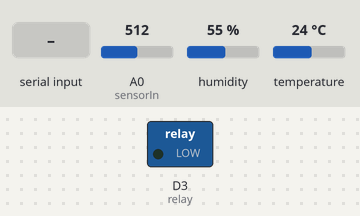
This sketch was run on a simulated Arduino Uno R4 WiFi. Shown: switched loads named in the sketch (green lamp = pin HIGH). Inputs (shaded band) come from the test bench; at power-on: A0 (sensorIn) = 512, humidity 55 %, temperature 24 °C. WiFi joins after 1.5 s; servers stay silent unless stated; what the sketch prints to the serial monitor is not drawn.

Above: at 7.7 s.
7.8 s: "off\n" received over Serial
At 9.8 s:
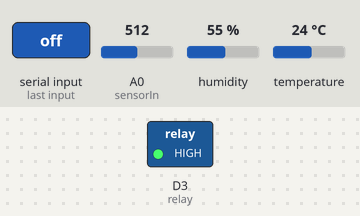
10.1 s: "on\n" received over Serial
At 12.1 s:
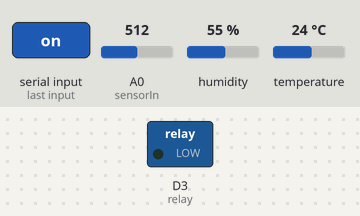
Timing chart, 0 to 13.6 s (numbered marks = the images above; inputs shaded):
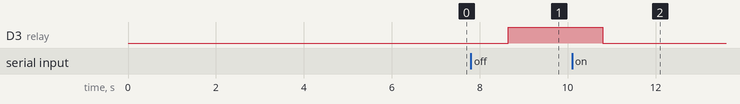

The sketch:

device.ino
```cpp
#include <WiFiS3.h>
#include <WiFiSSLClient.h>
#include <DHT11.h>

DHT11 dht(A1);

byte mac[6];

char ssid[] = "와이파이 이름";
char pass[] = "비밀번호";

// 1. 서버 주소
char server[] = "onem2m.iotcoss.ac.kr";
int port = 443;

// 2. oneM2M 리소스 이름
String cse = "Mobius";
String ae = "ae_nexcode";

// 3. 인증 헤더
String apiKey = "[MOBIUS_API_KEY]";
String lectureId = "[LECTURE_ID]";
String creatorId = "[CREATOR_ID]";
String origin = "SOrigin_nexcode";

WiFiSSLClient client;

const int sensorIn = A0;
const int relay = 3;
int mVperAmp = 450; // use 100 for 20A Module and 66 for 30A Module
double Voltage = 0;
double VRMS = 0;
double AmpsRMS = 0;

void setup(){
    Serial.begin(115200);
    pinMode(relay, OUTPUT);
    digitalWrite(relay, LOW);

    if(WiFi.status() == WL_NO_MODULE) {
        Serial.println("WiFi Module Fail");
        while(true);
    }

    WiFi.macAddress(mac);

    Serial.print("Connecting to WiFi");
    while (WiFi.status() != WL_CONNECTED) {
        WiFi.begin(ssid, pass);
        Serial.print(".");
        delay(5000);
    }
    Serial.println("\nConnected!");
    printWifiStatus();
}

void loop(){
    if(Serial.available()) {
        String data = Serial.readStringUntil('\n');
        data.trim();

        if(data == "off") {
            digitalWrite(relay, HIGH);
        }
        else if(data == "on") {
            digitalWrite(relay, LOW);
        }
    }

    float t, h;
    t = dht.readTemperature();
    h = dht.readHumidity();

    Voltage = getVPP();
    VRMS = (Voltage/2.0) *0.707;
    AmpsRMS = ((VRMS * 1000)/mVperAmp) - 0.03;

    if (AmpsRMS < 0) {
        AmpsRMS = -AmpsRMS;
    }

    Serial.print(AmpsRMS, 3);
    Serial.print(" Amps RMS / ");
    Serial.print(AmpsRMS*220);
    Serial.print("W / ");
    Serial.print("T: ");
    Serial.print(t);
    Serial.print(" H: ");
    Serial.println(h);

    sendData(String(t), "temp");
    sendData(String(h), "humi");
    sendData(String(AmpsRMS), "energy");
}

float getVPP()
{
    float result;

    int readValue;             //value read from the sensor
    int maxValue = 0;          // store max value here

    int minValue = 1024;          // store min value here

    uint32_t start_time = millis();
    while((millis()-start_time) < 500) //sample for 1 Sec
    {
        readValue = analogRead(sensorIn);
        // see if you have a new maxValue
        if (readValue > maxValue)
        {
            /*record the maximum sensor value*/
            maxValue = readValue;
        }
        if (readValue < minValue)
        {
            /*record the maximum sensor value*/
            minValue = readValue;
        }
    }

    // Subtract min from max
    result = ((maxValue - minValue) * 5.0)/1024.0;

    return result;
}

void sendData(String value, String cnt) {
    Serial.println("Connecting to Server (HTTPS)...");

    // HTTPS(443) 연결 시도
    if(client.connect(server, port)) {
        Serial.println("Connected!");

        // oneM2M ContentInstance 생성 Body
        String myMac = getMacAddress();
        String body = "{\"m2m:cin\": {\"con\": \"" + value + "\", \"lbl\": [\"smart_plug\", \"" + myMac + "\"]}}";

        // HTTP POST 요청 헤더 작성
        // URL 구조: https://onem2m.iotcoss.ac.kr/Mobius/{AE}/{CNT}
        client.println("POST /" + cse + "/" + ae + "/" + cnt + " HTTP/1.1");
        client.println("Host: " + String(server));

        // [Postman 파일에서 확인한 필수 헤더들]
        client.println("Content-Type: application/json;ty=4");
        client.println("Accept: application/json");
        client.println("X-M2M-RI: 12345");
        client.println("X-M2M-Origin: " + origin);

        // IoT COSS 전용 인증 헤더 (이게 없으면 401 에러)
        client.println("X-API-KEY: " + apiKey);
        client.println("X-AUTH-CUSTOM-LECTURE: " + lectureId);
        client.println("X-AUTH-CUSTOM-CREATOR: " + creatorId);

        client.println("Connection: close");
        client.print("Content-Length: ");
        client.println(body.length());
        client.println(); // 빈 줄 (헤더 끝)
        client.println(body); // 본문 전송

        Serial.println("Data Sent: " + body);
    } else {
        Serial.println("Server Connection Failed! (Check WiFi or SSL)");
    }
    client.stop();
}

void printWifiStatus() {
    Serial.print("SSID: ");
    Serial.println(WiFi.SSID());
    IPAddress ip = WiFi.localIP();
    Serial.print("IP Address: ");
    Serial.println(ip);
}

String getMacAddress() {
    byte mac[6];
    WiFi.macAddress(mac);
    String s = "";
    for (int i = 0; i < 6; i++) {
        if (mac[i] < 16) s += "0";
        s += String(mac[i], HEX);
        if (i < 5) s += ":";
    }
    s.toUpperCase();
    return s;
}
```

Measured:
- after the input at 7.8 s, D3 (relay): LOW → HIGH after 0.85 s
- after the input at 10.1 s, D3 (relay): HIGH → LOW after 0.70 s
